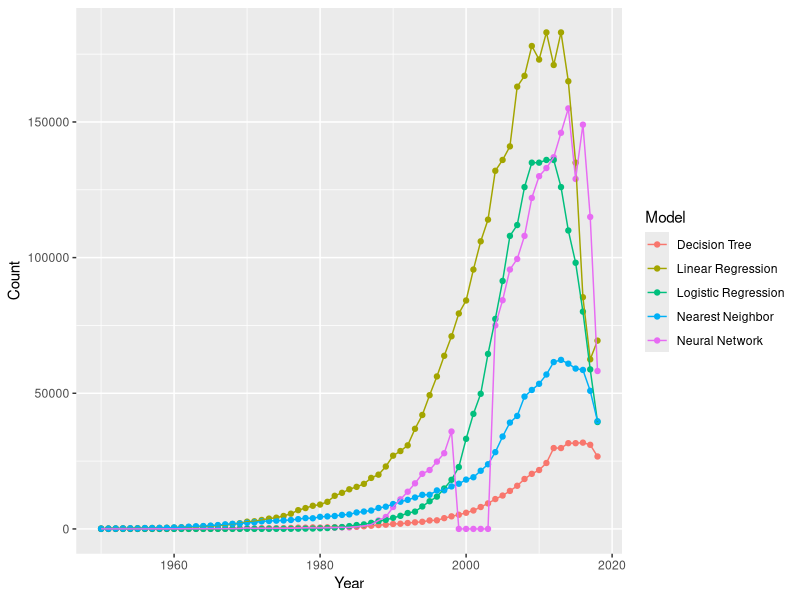
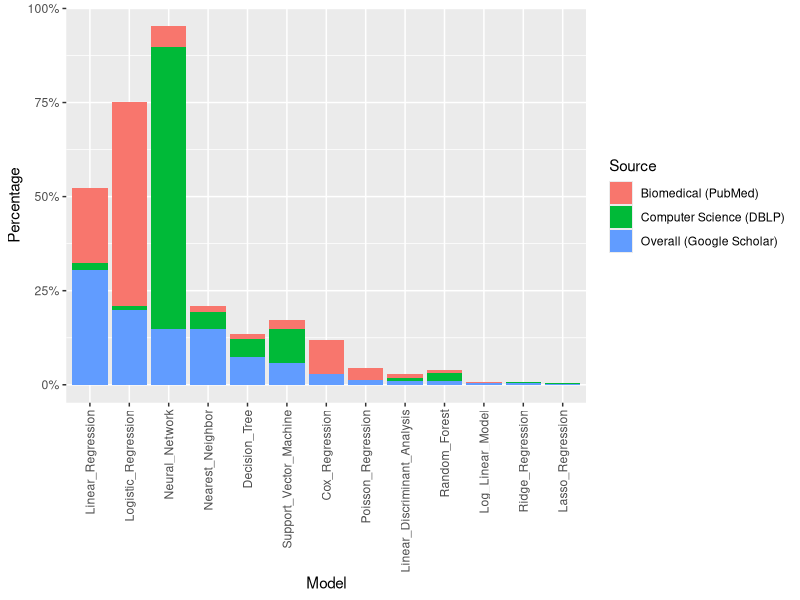

Generate these figures, in order, with R:
## ---- chunk 1
df <- read.csv("result.csv")
# select only the top-k models overall (from 1950 to now)
k <- 5
library(plyr)
total.df <- ddply(df, "Model", summarize, Total = sum(Count))
o <- order(total.df$Total, decreasing = TRUE)
top.models <- total.df[o, "Model"][1:k]
plot.df <- df[df$Model %in% top.models, ]
library(ggplot2)
ggplot(plot.df, aes(x = Year, y = Count, color = Model)) + geom_point() + geom_line()
## ---- chunk 2
df <- read.csv("ml_model_publications.csv")
library(reshape2)
df.m <- melt(df, "Source")
# get percentages: values are not comparable otherwise
library(dplyr)
df.m <- group_by(df.m, Source) %>% mutate(percent = value/sum(value, na.rm = TRUE))
colnames(df.m) <- c("Source", "Model", "Count", "Percentage")
# sort columns by overall usage
overall.idx <- which(df.m$Source == "Overall (Google Scholar)")
o <- order(df.m$Count[overall.idx], decreasing = TRUE)
df.m$Model <- factor(df.m$Model, levels = levels(df.m$Model)[o])
ggplot(df.m, aes(x = Model, y = Percentage, fill = Source)) + geom_bar(stat = "identity") +
    theme(axis.text.x = element_text(angle = 90, hjust = 1, vjust = 0.5)) + 
    scale_y_continuous(labels = scales::percent_format())
# top 6 models by source
n <- 6
for (source in unique(df.m$Source)) {
    idx <- which(df.m$Source == source)
    o <- order(df.m$Percentage[idx], decreasing = TRUE)
    top.df <- df.m[idx[o[1:n]], ]
    print(top.df)
}
